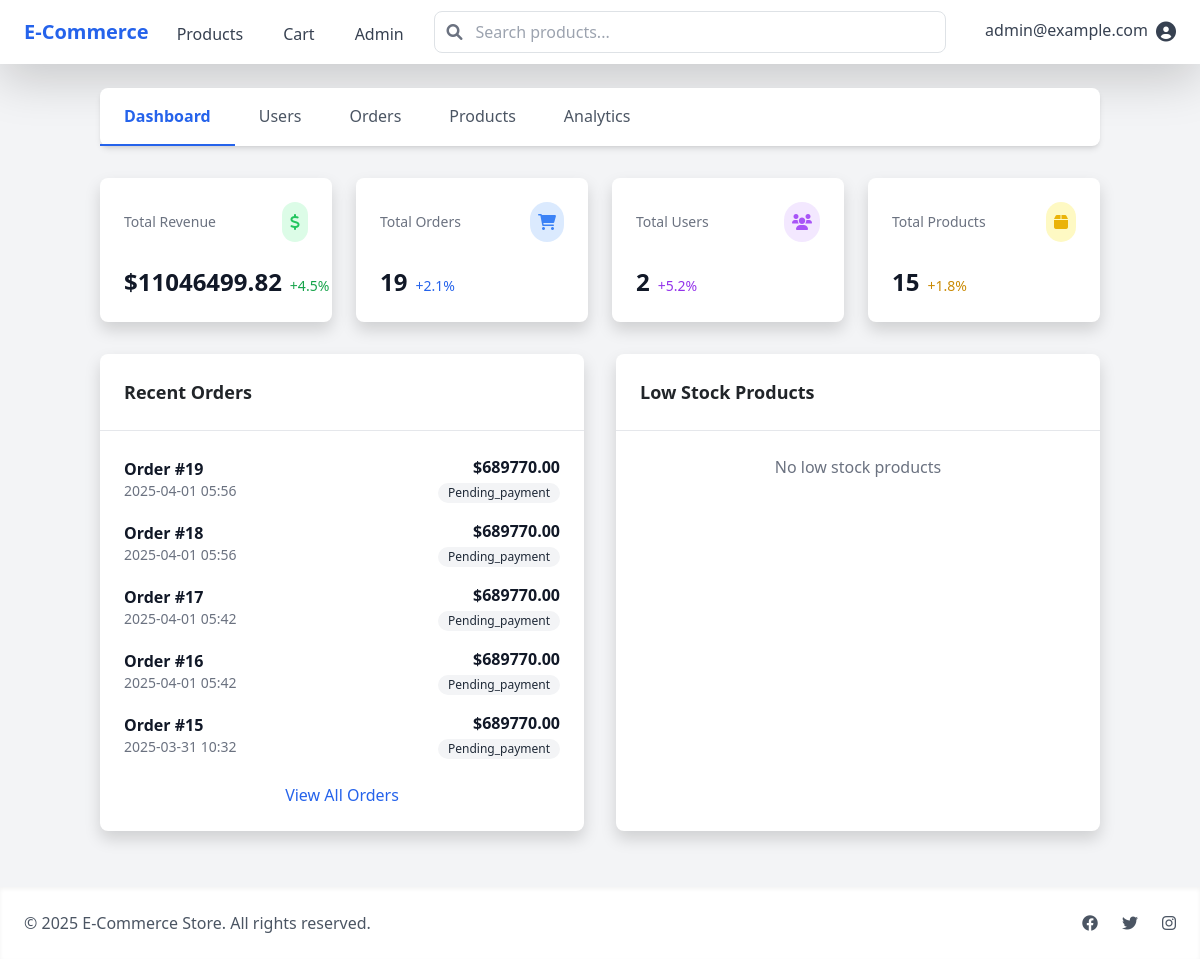
Page /admin/ (signed in) on the committed database.
### models/user.py (models this page shows, shortened)
class User(UserMixin, db.Model):
    _password = None
    __tablename__ = 'users'
    id = db.Column(db.Integer, primary_key=True)
    email = db.Column(db.String(120), unique=True, nullable=False)
    username = db.Column(db.String(80), unique=True, nullable=False)
    password_hash = db.Column(db.String(200), nullable=False)
    first_name = db.Column(db.String(50))
    @property
    def password(self):
        raise AttributeError('password is not a readable attribute')
    last_name = db.Column(db.String(50))
    address_line1 = db.Column(db.String(100))
    address_line2 = db.Column(db.String(100))
    city = db.Column(db.String(50))
    state = db.Column(db.String(50))
    postal_code = db.Column(db.String(10))
    phone_number = db.Column(db.String(20))
    created_at = db.Column(db.DateTime, default=datetime.utcnow)
    updated_at = db.Column(db.DateTime, default=datetime.utcnow, onupdate=datetime.utcnow)
    payment_method_id = db.Column(db.String(100))  # Reference to securely stored payment method
    payment_provider = db.Column(db.String(50))    # e.g., 'credit_card', 'payos', 'cod'
    is_admin = db.Column(db.Boolean, default=False)
    cart_items = relationship("CartItem",
                            backref=db.backref("user", lazy=True),
                            lazy=True,
                            primaryjoin="and_(User.id==CartItem.user_id, CartItem.deleted_at.is_(None))")
    orders = relationship("Order", backref="user", lazy=True)

### models/order.py (models this page shows, shortened)
class Order(db.Model):
    __tablename__ = 'orders'
    id = db.Column(db.Integer, primary_key=True)
    user_id = db.Column(db.Integer, db.ForeignKey('users.id'), nullable=False)
    status = db.Column(db.Enum(OrderStatus), nullable=False, default=OrderStatus.PENDING_PAYMENT)
    total_amount = db.Column(db.Integer, nullable=False)  # Amount in VND
    shipping_address = db.Column(db.Text, nullable=False)
    billing_first_name = db.Column(db.String(100))
    billing_last_name = db.Column(db.String(100))
    billing_address = db.Column(db.Text)
    billing_city = db.Column(db.String(100))
    billing_state = db.Column(db.String(100))
    billing_zip = db.Column(db.String(20))
    payment_method = db.Column(db.String(50), nullable=False)
    payment_id = db.Column(db.String(100))  # External payment reference
    tracking_number = db.Column(db.String(100))
    notes = db.Column(db.Text)
    created_at = db.Column(db.DateTime, default=datetime.utcnow)
    updated_at = db.Column(db.DateTime, default=datetime.utcnow, onupdate=datetime.utcnow)
    items = db.relationship('OrderItem', back_populates='order', lazy=True, cascade='all, delete-orphan')

### routes/admin.py (the view)
@admin_bp.route('/admin/')
@login_required
@admin_required
def dashboard():
    total_users = User.query.count()
    total_products = Product.query.count()
    total_orders = Order.query.count()
    revenue = db.session.query(func.sum(Order.total_amount)).scalar() or 0
    recent_orders = Order.query.order_by(Order.created_at.desc()).limit(5).all()
    low_stock = Product.query.filter(Product.stock < 10).all()
    return render_template('admin/dashboard.html',
                         total_users=total_users,
                         total_products=total_products,
                         total_orders=total_orders,
                         revenue=revenue,
                         recent_orders=recent_orders,
                         low_stock=low_stock)

### routes/auth.py (called while the page is built)
def admin_required(f):
    @wraps(f)
    def decorated_function(*args, **kwargs):
        if not current_user.is_authenticated or not current_user.is_admin:
            flash('You need administrator privileges to access this page.', 'error')
            return redirect(url_for('main.home'))
        return f(*args, **kwargs)
    return decorated_function

### templates/admin/dashboard.html (shortened to what this page needs)
{% extends "base.html" %}
{% block content %}
<div class="container mx-auto">
    <div class="bg-white shadow-md rounded-lg mb-8">
        <div class="flex overflow-x-auto">
            <a href="{{ url_for('admin.dashboard') }}"
               class="px-6 py-3 text-blue-600 border-b-2 border-blue-600 font-semibold whitespace-nowrap">
                Dashboard
            </a>
            <a href="{{ url_for('admin.manage_users') }}"
               class="px-6 py-3 text-gray-600 hover:text-blue-600 whitespace-nowrap">
                Users
            </a>
            <a href="{{ url_for('admin.manage_orders') }}"
               class="px-6 py-3 text-gray-600 hover:text-blue-600 whitespace-nowrap">
                Orders
            </a>
            <a href="{{ url_for('products.admin_products') }}"
               class="px-6 py-3 text-gray-600 hover:text-blue-600 whitespace-nowrap">
                Products
            </a>
            <a href="{{ url_for('admin.analytics') }}"
               class="px-6 py-3 text-gray-600 hover:text-blue-600 whitespace-nowrap">
                Analytics
            </a>
        </div>
    </div>
    <div class="grid grid-cols-1 md:grid-cols-2 lg:grid-cols-4 gap-6 mb-8">
        <div class="bg-white rounded-lg shadow p-6">
            <div class="flex items-center justify-between mb-4">
                <h3 class="text-gray-500 text-sm font-medium">Total Revenue</h3>
                <span class="text-green-500 bg-green-100 rounded-full p-2">
                    <i class="fas fa-dollar-sign"></i>
                </span>
            </div>
            <div class="flex items-baseline">
                <span class="text-2xl font-bold text-gray-900">${{ "%.2f"|format(revenue) }}</span>
                <span class="ml-2 text-sm text-green-600">+4.5%</span>
            </div>
        </div>
        <div class="bg-white rounded-lg shadow p-6">
            <div class="flex items-center justify-between mb-4">
                <h3 class="text-gray-500 text-sm font-medium">Total Orders</h3>
                <span class="text-blue-500 bg-blue-100 rounded-full p-2">
                    <i class="fas fa-shopping-cart"></i>
                </span>
            </div>
            <div class="flex items-baseline">
                <span class="text-2xl font-bold text-gray-900">{{ total_orders }}</span>
                <span class="ml-2 text-sm text-blue-600">+2.1%</span>
            </div>
        </div>
        <div class="bg-white rounded-lg shadow p-6">
            <div class="flex items-center justify-between mb-4">
                <h3 class="text-gray-500 text-sm font-medium">Total Users</h3>
                <span class="text-purple-500 bg-purple-100 rounded-full p-2">
                    <i class="fas fa-users"></i>
                </span>
            </div>
            <div class="flex items-baseline">
                <span class="text-2xl font-bold text-gray-900">{{ total_users }}</span>
                <span class="ml-2 text-sm text-purple-600">+5.2%</span>
            </div>
        </div>
        <div class="bg-white rounded-lg shadow p-6">
            <div class="flex items-center justify-between mb-4">
                <h3 class="text-gray-500 text-sm font-medium">Total Products</h3>
                <span class="text-yellow-500 bg-yellow-100 rounded-full p-2">
                    <i class="fas fa-box"></i>
                </span>
            </div>
            <div class="flex items-baseline">
                <span class="text-2xl font-bold text-gray-900">{{ total_products }}</span>
                <span class="ml-2 text-sm text-yellow-600">+1.8%</span>
            </div>
        </div>
    </div>
    <div class="grid grid-cols-1 lg:grid-cols-2 gap-8">
        <div class="bg-white rounded-lg shadow">
            <div class="p-6 border-b border-gray-200">
                <h2 class="text-lg font-bold">Recent Orders</h2>
            </div>
            <div class="p-6">
                {% if recent_orders %}
                <div class="space-y-4">
                    {% for order in recent_orders %}
                    <div class="flex items-center justify-between">
                        <div>
                            <p class="font-semibold text-gray-900">Order #{{ order.id }}</p>
                            <p class="text-sm text-gray-500">{{ order.created_at.strftime('%Y-%m-%d %H:%M') }}</p>
                        </div>
                        <div class="text-right">
                            <p class="font-semibold text-gray-900">${{ "%.2f"|format(order.total_amount) }}</p>
                            <span class="inline-flex items-center px-2.5 py-0.5 rounded-full text-xs font-medium
                                       {% if order.status.value == 'paid' %}bg-green-100 text-green-800
                                       {% elif order.status.value == 'pending' %}bg-yellow-100 text-yellow-800
                                       {% else %}bg-gray-100 text-gray-800{% endif %}">
                                {{ order.status.value|title }}
                            </span>
                        </div>
                    </div>
                    {% endfor %}
                </div>
                <div class="mt-6 text-center">
                    <a href="{{ url_for('admin.manage_orders') }}"
                       class="text-blue-600 hover:text-blue-800">
                        View All Orders
                    </a>
                </div>
                {% else %}
                <p class="text-gray-500 text-center">No recent orders</p>
                {% endif %}
            </div>
        </div>
        <div class="bg-white rounded-lg shadow">
            <div class="p-6 border-b border-gray-200">
                <h2 class="text-lg font-bold">Low Stock Products</h2>
            </div>
            <div class="p-6">
                {% if low_stock %}
                <div class="space-y-4">
                    {% for product in low_stock %}
                    <div class="flex items-center justify-between">
                        <div class="flex items-center space-x-4">
                            {% if product.image_url %}
                            <img src="{{ url_for('static', filename='uploads/' + product.image_url) }}"
                                 alt="{{ product.name }}"
                                 class="w-12 h-12 object-cover rounded">
                            {% else %}
                            <div class="w-12 h-12 bg-gray-200 rounded flex items-center justify-center">
                                <i class="fas fa-image text-gray-400"></i>
                            </div>
                            {% endif %}
                            <div>
                                <p class="font-semibold text-gray-900">{{ product.name }}</p>
                                <p class="text-sm text-gray-500">SKU: {{ product.sku }}</p>
                            </div>
                        </div>
                        <div class="text-right">
                            <p class="font-semibold text-red-600">{{ product.stock }} left</p>
                            <a href="{{ url_for('products.edit_product', id=product.id) }}"
                               class="text-sm text-blue-600 hover:text-blue-800">
                                Update Stock
                            </a>
                        </div>
                    </div>
                    {% endfor %}
                </div>
                <div class="mt-6 text-center">
                    <a href="{{ url_for('products.admin_products') }}"
                       class="text-blue-600 hover:text-blue-800">
                        Manage Products
                    </a>
                </div>
                {% else %}
                <p class="text-gray-500 text-center">No low stock products</p>
                {% endif %}
            </div>
        </div>
    </div>
</div>
{% endblock %}

### templates/base.html (shortened to what this page needs)
<!DOCTYPE html>
<html lang="en">
<head>
    {% if config['ENV'] == 'production' %}
        <link href="{{ url_for('static', filename='css/main.css') }}" rel="stylesheet">
    {% else %}
        <script src="https://cdn.tailwindcss.com"></script>
    {% endif %}
    <link href="https://cdn.jsdelivr.net/npm/bootstrap@5.3.0/dist/css/bootstrap.min.css" rel="stylesheet">
    <link href="{{ url_for('static', filename='css/app.css') }}" rel="stylesheet">
    <link href="https://cdnjs.cloudflare.com/ajax/libs/font-awesome/6.0.0/css/all.min.css" rel="stylesheet">
</head>
<body class="min-h-screen bg-gray-100">
    <nav class="bg-white shadow-lg">
        <div class="max-w-7xl mx-auto px-4">
            <div class="flex justify-between h-16">
                <div class="flex">
                    <div class="flex-shrink-0 flex items-center">
                        <a href="{{ url_for('main.home') }}" class="text-xl font-bold text-blue-600">
                            E-Commerce
                        </a>
                    </div>
                    <div class="hidden md:ml-6 md:flex md:space-x-8">
                        <a href="{{ url_for('products.index') }}"
                           class="inline-flex items-center px-1 pt-1 text-gray-700 hover:text-blue-600">
                            Products
                        </a>
                        {% if current_user.is_authenticated %}
                            <a href="{{ url_for('cart.view_cart') }}"
                               class="inline-flex items-center px-1 pt-1 text-gray-700 hover:text-blue-600">
                                Cart
                            </a>
                        {% endif %}
                        {% if current_user.is_admin %}
                            <a href="{{ url_for('admin.dashboard') }}"
                               class="inline-flex items-center px-1 pt-1 text-gray-700 hover:text-blue-600">
                                Admin
                            </a>
                        {% endif %}
                    </div>
                </div>
                <div class="flex-1 flex items-center justify-center px-4">
                    <div class="w-full max-w-lg">
                        <div class="relative">
                            <input type="text" id="search-input"
                                class="w-full pl-10 pr-4 py-2 rounded-lg border border-gray-300 focus:outline-none focus:border-blue-500"
                                placeholder="Search products...">
                            <div class="absolute inset-y-0 left-0 pl-3 flex items-center pointer-events-none">
                            </div>
                        </div>
                    </div>
                </div>
                <div class="flex items-center">
                    {% if current_user.is_authenticated %}
                        <div class="ml-3 relative">
                            <div class="dropdown">
                                <button class="flex text-gray-700 hover:text-blue-600" type="button" id="userMenu" data-bs-toggle="dropdown" aria-expanded="false">
                                    <span class="mr-2">{{ current_user.email }}</span>
                                    <i class="fas fa-user-circle text-xl"></i>
                                </button>
                            </div>
                        </div>
                    {% endif %}
                </div>
            </div>
        </div>
    </nav>
    <main class="max-w-7xl mx-auto px-4 py-6">
        {% block content %}{% endblock %}
    </main>
    <footer class="bg-white shadow-inner mt-8">
        <div class="max-w-7xl mx-auto py-6 px-4">
            <div class="flex justify-between items-center">
                <div class="text-gray-600">
                    © {{ current_year }} E-Commerce Store. All rights reserved.
                </div>
                <div class="flex space-x-6">
                    <a href="#" class="text-gray-600 hover:text-blue-600">
                        <i class="fab fa-facebook"></i>
                    </a>
                    <a href="#" class="text-gray-600 hover:text-blue-600">
                        <i class="fab fa-twitter"></i>
                    </a>
                    <a href="#" class="text-gray-600 hover:text-blue-600">
                        <i class="fab fa-instagram"></i>
                    </a>
                </div>
            </div>
        </div>
    </footer>
</body>
</html>

### rows in the picture
User: email "admin@example.com"
Order: id "19", created_at "2025-04-01 05:56", total_amount "689770.00", status.value "Pending_payment"
Order: id "18", created_at "2025-04-01 05:56", total_amount "689770.00", status.value "Pending_payment"
Order: id "17", created_at "2025-04-01 05:42", total_amount "689770.00", status.value "Pending_payment"
Order: id "16", created_at "2025-04-01 05:42", total_amount "689770.00", status.value "Pending_payment"
Order: id "15", created_at "2025-03-31 10:32", total_amount "689770.00", status.value "Pending_payment"

### other values in the picture
{{ "%.2f"|format(revenue) }} "11046499.82"
{{ total_orders }} "19"
{{ total_users }} "2"
{{ total_products }} "15"
